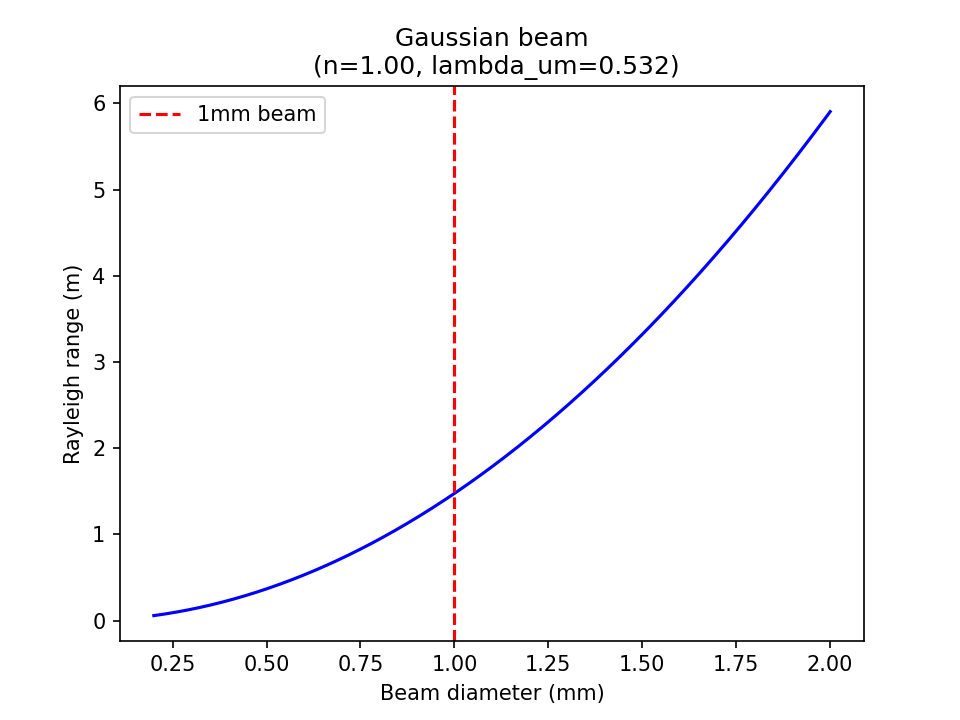

The script that saved this image:
import numpy as np

def rayleigh_range(w0_um, n, lambda_um):
    paraxial_limit_um = (3 * lambda_um) / (2 * np.pi * n) # P. Vaveliuk 2007
    zr_m = 1e-6 * (np.pi * w0_um**2 * n / lambda_um)
    if isinstance(w0_um, int) or isinstance(w0_um, float):
        print('Rayleigh range:')
        print('(w0_um=%0.2f, n=%0.2f, lambda_um=%0.2f)'%(w0_um, n, lambda_um))
        print('paraxial_limit_um=%0.2f'%paraxial_limit_um)
        print('zr_m=%0.2f'%zr_m)
        assert w0_um >= paraxial_limit_um, 'beam waist too small'
    else:
        assert min(w0_um) >= paraxial_limit_um, 'beam waist too small'
    return zr_m

if __name__ == "__main__":
    # Input:
    w0_um, n, lambda_um = 500, 1.0, 0.532

    # Get value:
    zr_m = rayleigh_range(w0_um, n, lambda_um)

    # Plot:
    w0_um = np.linspace(100, 1000, 1000)
    zr_m = rayleigh_range(w0_um, n, lambda_um)
    diameter_mm = 1e-3 * 2 * w0_um

    import matplotlib.pyplot as plt
    fig, ax = plt.subplots()
    ax.set_title('Gaussian beam\n (n=%0.2f, lambda_um=%0.3f)'%((n, lambda_um)))
    ax.set_ylabel('Rayleigh range (m)')
    ax.set_xlabel('Beam diameter (mm)')
    ax.plot(diameter_mm, zr_m, color='b')
    ax.axvline(x=1, label='1mm beam', linestyle='--', color='r')
    plt.legend(loc="upper left")
    fig.savefig('rayleigh_range.png', dpi=150)
    plt.show()
